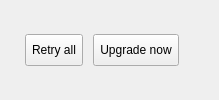
           <widget class="QWidget" name="pStatusHeader">
            <property name="sizePolicy">
             <sizepolicy hsizetype="Expanding" vsizetype="Preferred">
              <horstretch>0</horstretch>
              <verstretch>0</verstretch>
             </sizepolicy>
            </property>
            <property name="minimumSize">
             <size>
              <width>0</width>
              <height>0</height>
             </size>
            </property>
            <property name="maximumSize">
             <size>
              <width>16777215</width>
              <height>16777215</height>
             </size>
            </property>
            <layout class="QGridLayout" name="currentContentLayout">
             <property name="leftMargin">
              <number>8</number>
             </property>
             <property name="topMargin">
              <number>0</number>
             </property>
             <property name="rightMargin">
              <number>0</number>
             </property>
             <property name="bottomMargin">
              <number>0</number>
             </property>
             <property name="horizontalSpacing">
              <number>10</number>
             </property>
             <property name="verticalSpacing">
              <number>0</number>
             </property>
             <item row="0" column="1">
              <widget class="QToolButton" name="tActionButton">
               <property name="sizePolicy">
                <sizepolicy hsizetype="Preferred" vsizetype="Fixed">
                 <horstretch>0</horstretch>
                 <verstretch>0</verstretch>
                </sizepolicy>
               </property>
               <property name="minimumSize">
                <size>
                 <width>0</width>
                 <height>32</height>
                </size>
               </property>
               <property name="maximumSize">
                <size>
                 <width>16777215</width>
                 <height>32</height>
                </size>
               </property>
               <property name="cursor">
                <cursorShape>PointingHandCursor</cursorShape>
               </property>
               <property name="text">
                <string>Retry all</string>
               </property>
              </widget>
             </item>
             <item row="0" column="2">
              <widget class="QToolButton" name="tSeePlans">
               <property name="minimumSize">
                <size>
                 <width>0</width>
                 <height>32</height>
                </size>
               </property>
               <property name="maximumSize">
                <size>
                 <width>16777215</width>
                 <height>16777215</height>
                </size>
               </property>
               <property name="cursor">
                <cursorShape>PointingHandCursor</cursorShape>
               </property>
               <property name="toolTip">
                <string>See Plans</string>
               </property>
               <property name="text">
                <string>Upgrade now</string>
               </property>
              </widget>
             </item>
             <item row="0" column="0">
              <widget class="QLabel" name="lCurrentContent">
               <property name="minimumSize">
                <size>
                 <width>0</width>
                 <height>32</height>
                </size>
               </property>
               <property name="maximumSize">
                <size>
                 <width>16777215</width>
                 <height>32</height>
                </size>
               </property>
               <property name="text">
                <string/>
               </property>
              </widget>
             </item>
             <item row="0" column="3">
              <spacer name="horizontalSpacer_13">
               <property name="orientation">
                <enum>Qt::Horizontal</enum>
               </property>
               <property name="sizeHint" stdset="0">
                <size>
                 <width>40</width>
                 <height>20</height>
                </size>
               </property>
              </spacer>
             </item>
            </layout>
           </widget>
